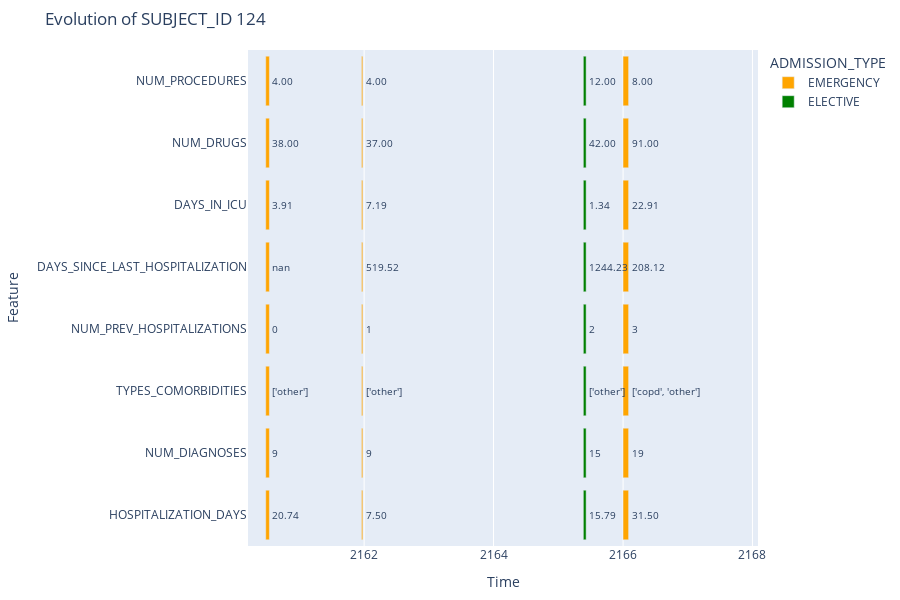

Notebook code for this chart:
### Code cell
plot_subject_evolution(X, subject_id=124)

### Figure 1 — Plotly figure (JSON) as saved in the notebook; plotly's stock layout.template omitted (floating-point values rounded to 4 significant figures)
{"data": [{"base": ["2160-06-24T21:25:00.000000000", "2161-12-17T03:39:00.000000000", "2165-12-31T18:55:00.000000000", "2160-06-24T21:25:00.000000000", "2161-12-17T03:39:00.000000000", "2165-12-31T18:55:00.000000000", "2160-06-24T21:25:00.000000000", "2161-12-17T03:39:00.000000000", "2165-12-31T18:55:00.000000000", "2160-06-24T21:25:00.000000000", "2161-12-17T03:39:00.000000000", "2165-12-31T18:55:00.000000000", "2160-06-24T21:25:00.000000000", "2161-12-17T03:39:00.000000000", "2165-12-31T18:55:00.000000000", "2160-06-24T21:25:00.000000000", "2161-12-17T03:39:00.000000000", "2165-12-31T18:55:00.000000000", "2160-06-24T21:25:00.000000000", "2161-12-17T03:39:00.000000000", "2165-12-31T18:55:00.000000000", "2160-06-24T21:25:00.000000000", "2161-12-17T03:39:00.000000000", "2165-12-31T18:55:00.000000000"], "hovertemplate": "ADMISSION_TYPE=EMERGENCY<br>ADMITTIME=%{base}<br>DISCHTIME=%{x}<br>Feature=%{y}<br>Value=%{text}<extra></extra>", "legendgroup": "EMERGENCY", "marker": {"color": "orange", "pattern": {"shape": ""}}, "name": "EMERGENCY", "orientation": "h", "showlegend": true, "text": ["20.74", "7.50", "31.50", "9", "9", "19", "['other']", "['other']", "['copd', 'other']", "0", "1", "3", "nan", "519.52", "208.12", "3.91", "7.19", "22.91", "38.00", "37.00", "91.00", "4.00", "4.00", "8.00"], "textfont": {"size": 10}, "textposition": "outside", "type": "bar", "x": [1791900000, 647760000, 2721600000, 1791900000, 647760000, 2721600000, 1791900000, 647760000, 2721600000, 1791900000, 647760000, 2721600000, 1791900000, 647760000, 2721600000, 1791900000, 647760000, 2721600000, 1791900000, 647760000, 2721600000, 1791900000, 647760000, 2721600000], "xaxis": "x", "y": ["HOSPITALIZATION_DAYS", "HOSPITALIZATION_DAYS", "HOSPITALIZATION_DAYS", "NUM_DIAGNOSES", "NUM_DIAGNOSES", "NUM_DIAGNOSES", "TYPES_COMORBIDITIES", "TYPES_COMORBIDITIES", "TYPES_COMORBIDITIES", "NUM_PREV_HOSPITALIZATIONS", "NUM_PREV_HOSPITALIZATIONS", "NUM_PREV_HOSPITALIZATIONS", "DAYS_SINCE_LAST_HOSPITALIZATION", "DAYS_SINCE_LAST_HOSPITALIZATION", "DAYS_SINCE_LAST_HOSPITALIZATION", "DAYS_IN_ICU", "DAYS_IN_ICU", "DAYS_IN_ICU", "NUM_DRUGS", "NUM_DRUGS", "NUM_DRUGS", "NUM_PROCEDURES", "NUM_PROCEDURES", "NUM_PROCEDURES"], "yaxis": "y"}, {"base": ["2165-05-21T21:02:00.000000000", "2165-05-21T21:02:00.000000000", "2165-05-21T21:02:00.000000000", "2165-05-21T21:02:00.000000000", "2165-05-21T21:02:00.000000000", "2165-05-21T21:02:00.000000000", "2165-05-21T21:02:00.000000000", "2165-05-21T21:02:00.000000000"], "hovertemplate": "ADMISSION_TYPE=ELECTIVE<br>ADMITTIME=%{base}<br>DISCHTIME=%{x}<br>Feature=%{y}<br>Value=%{text}<extra></extra>", "legendgroup": "ELECTIVE", "marker": {"color": "green", "pattern": {"shape": ""}}, "name": "ELECTIVE", "orientation": "h", "showlegend": true, "text": ["15.79", "15", "['other']", "2", "1244.23", "1.34", "42.00", "12.00"], "textfont": {"size": 10}, "textposition": "outside", "type": "bar", "x": [1364280000, 1364280000, 1364280000, 1364280000, 1364280000, 1364280000, 1364280000, 1364280000], "xaxis": "x", "y": ["HOSPITALIZATION_DAYS", "NUM_DIAGNOSES", "TYPES_COMORBIDITIES", "NUM_PREV_HOSPITALIZATIONS", "DAYS_SINCE_LAST_HOSPITALIZATION", "DAYS_IN_ICU", "NUM_DRUGS", "NUM_PROCEDURES"], "yaxis": "y"}], "layout": {"barmode": "overlay", "height": 600, "legend": {"title": {"text": "ADMISSION_TYPE"}, "tracegroupgap": 0}, "margin": {"b": 50, "l": 100, "r": 100, "t": 50}, "title": {"text": "Evolution of SUBJECT_ID 124"}, "xaxis": {"anchor": "y", "domain": [0, 1], "range": ["2160-03-16T21:25:00", "2168-02-01T06:55:00"], "title": {"text": "Time"}, "type": "date"}, "yaxis": {"anchor": "x", "domain": [0, 1], "title": {"text": "Feature"}}}}
